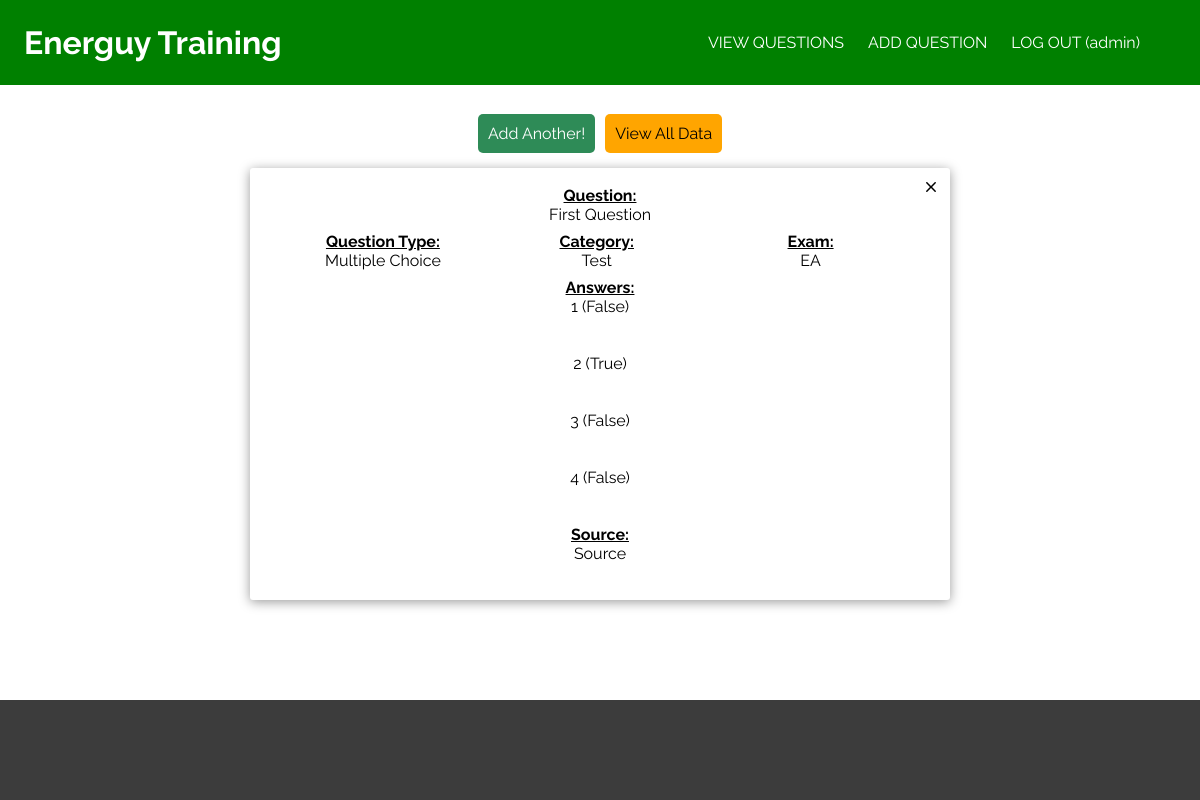
The app's page /add/1 (signed in) with its own data.
### package/models.py (models this page shows, shortened)
class User(db.Model, UserMixin):
  __tablename__ = 'Users'
  id = db.Column(db.Integer, primary_key=True)
  username = db.Column(db.String(1000), unique=True, nullable=False)
  password = db.Column(db.String(1000), nullable=False)

class Question(db.Model):
  __tablename__ = 'Questions'
  id = db.Column(db.Integer, primary_key=True)
  exam = db.Column(db.String(1000), nullable=False)
  category = db.Column(db.String(1000), nullable=False)
  question = db.Column(db.String(1000), nullable=False)
  question_type = db.Column(db.String(1000), nullable=False)
  question_image = db.Column(db.String(1000), nullable=True)
  answer_1 = db.Column(db.String(2000), nullable=False)
  answer_2 = db.Column(db.String(2000), nullable=False)
  answer_3 = db.Column(db.String(2000), nullable=False)
  answer_4 = db.Column(db.String(2000), nullable=False)
  answers = db.Column(db.String(12000), nullable=False)
  source = db.Column(db.String(1000), nullable=False)

### package/routes.py (the view)
@app.route('/add/<int:id>', methods=['GET', 'POST'])
@login_required
def add(id):
  question = Question.query.filter_by(id=id).first()
  questions = Question.query.all()
  if question in questions:
    return render_template('add-another.html', title = 'Add Question', question=question)
  else:
    return render_template('add-another.html', title = 'Add Question')

### package/__init__.py (called while the page is built)
@login_manager.user_loader
def load_user(user_id):
  return User.query.get(int(user_id))

### package/templates/add-another.html (shortened to what this page needs)
{% extends 'base.html' %}
{% block content %}
  <div class="button-container">
    <a class="button seagreen" href="{{ url_for('add_question') }}">Add Another!</a>
    <a class="button" href="{{ url_for('questions') }}">View All Data</a>
  </div>
  {% if question %}
    <div class="card">
      <div class="questions">
        <div>
          <h4>Question:</h4>
          <p>{{ question.question }}</p>
        </div>
        <div class="types">
          <div>
            <h4>Question Type:</h4>
            <p>{{ question.question_type }}</p>
          </div>
          <div>
            <h4>Category:</h4>
            <p>{{ question.category }}</p>
          </div>
          <div>
            <h4>Exam:</h4>
            <p>{{ question.exam}}</p>
          </div>
        </div>
      </div>
      <div class="answers">
        <h4>Answers:</h4>
        <p>{{ question.answer_1 }}</p><br><p>{{ question.correct_1 }}</p><br>
        <p>{{ question.answer_2 }}</p><br><p>{{ question.correct_2 }}</p><br>
        <p>{{ question.answer_3 }}</p><br><p>{{ question.correct_3 }}</p><br>
        <p>{{ question.answer_4 }}</p><br><p>{{ question.correct_4 }}</p><br>
        <h4>Source:</h4>
        <p>{{ question.source }}</p>
        <br>
      </div>
    <a class="close" href="/delete/{{ question.id }}/origin-add">
      <img src="{{ url_for('static', filename='icons/close.svg') }}">
    </a>
  </div>
  {% endif %}
{% endblock content %}

### package/templates/base.html (shortened to what this page needs)
<!DOCTYPE html>
<html>
  <head>
    <link rel='stylesheet' type='text/css' href="{{ url_for('static', filename='style.css') }}">
  </head>
  <body>
    <div class="page-container">
      <header>
        <div class="logo">
          <a href="{{ url_for('home') }}">
            <h1>Energuy Training</h1>
          </a>
        </div>
        <div class="nav">
          <ul>
            <a href="{{ url_for('questions') }}">
              VIEW QUESTIONS
            </a>
            <a href="{{ url_for('add_question') }}">
              ADD QUESTION
            </a>
            {% if current_user.is_authenticated %}
              <a href="{{ url_for('logout') }}">
                LOG OUT ({{ current_user.username }})
              </a>
            {% else %}
              <a href="{{ url_for('login') }}">
                LOG IN
              </a>
            {% endif %}
          </ul>
        </div class="nav">
      </header>
      <main>
        <div class="container">
          {% block content %}
          {% endblock %}
        </div>
      </main>
      <footer>
      </footer>
    </div>
  </body>
</html>

### package/static/style.css (style rules this page uses)
* { padding: 0; margin: 0; box-sizing: border-box; font-family: 'Raleway', sans-serif; text-align: center; }
header { background-color: green; display: flexbox; justify-content: center; }
header h1 { text-align: center; padding: 2vw 0; color: white; }
header div { padding: 0 2vw; }
header .nav { width: 100vw; display: flex; justify-content: center; align-items: center; }
header ul { text-align: center; }
header ul a { display: block; padding: 1vh; width: 100vw; }
header a { color: white; text-decoration: none; }
.container { margin: 2vh 5vw; }
.card { position: relative; padding: 10px; background-color: white; border-radius: 3px; box-shadow: 0 2px 12px 0 rgba(0,0,0,0.4); margin: 10px; }
.card div { margin: 1vh; }
.questions { margin-top: 5vh; }
.types { display: flex; justify-content: left; }
.types div { width: 33%; margin: 0; }
.close { position: absolute; top: 10px; right: 10px; }
h4 { font-weight: bold; text-decoration: underline; }
.button-container { display: flex; justify-content: center; }
.button { padding: 10px; margin: 5px; border-radius: 5px; background-color: orange; text-decoration: none; color: black; }
.seagreen { background-color: seagreen; color: white; }
main { padding-bottom: 100px; }
footer { height: 100px; background-color: rgb(60,60,60); width: 100%; position: absolute; bottom: 0; }
.page-container { position: relative; min-height: 100vh; }
@media only screen and (min-width: 720px) { header { position: relative; display: flex; justify-content: initial; align-items: center; } }
@media only screen and (min-width: 720px) { header h1 { text-align: left; } }
@media only screen and (min-width: 720px) { header .nav { position: absolute; height: 100%; right: 2vw; } }
@media only screen and (min-width: 720px) { header ul { display: flex; position: relative; align-items: center; height: 100%; } }
@media only screen and (min-width: 720px) { header ul a { display: inline-flex; padding: 0 1vw; height: 100%; width: auto; align-items: center; } }
@media only screen and (min-width: 720px) { header .nav { width: auto; } }
@media only screen and (min-width: 720px) { .container { margin: 2vw 20vw; } }

### records on screen
User: username "admin"
Question: question "First Question", question_type "Multiple Choice", category "Test", exam "EA", answer_1 "1 (False)", answer_2 "2 (True)", answer_3 "3 (False)", answer_4 "4 (False)", source "Source"
